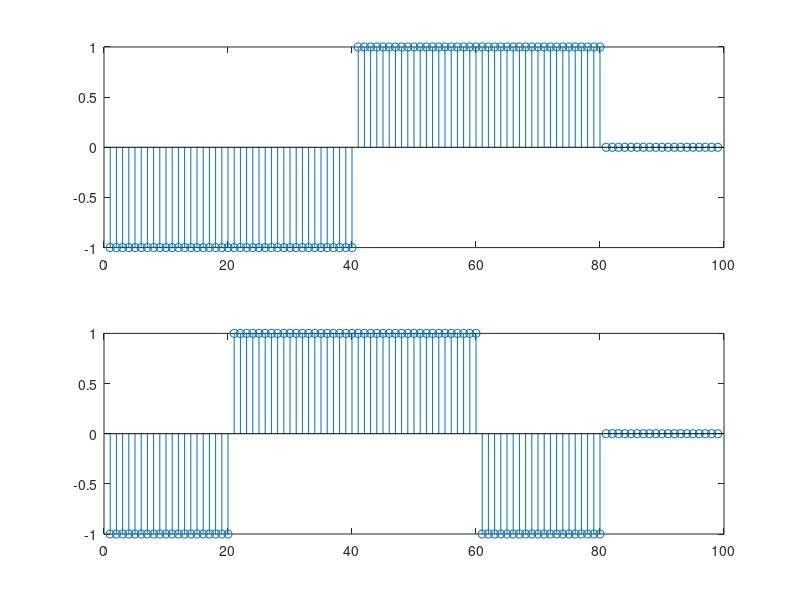

MATLAB code to generate this figure:
% N = 10000;
% % make 100 random bits of values +- 1
% bits = sign(randn(N,1));
bits = [-1,-1, -1,1, 1,1, 1,-1];

Symbol_period = 20;

% create a generic pulse of unit height
% with width equal to symbol period
pulse = ones(Symbol_period, 1);

% X is going to get upsampled
x = zeros(length(bits)/2,1);

for n = 1:length(x)
    m = 1+2*(n-1);
    if isequal(bits(m:m+1), [-1,-1])
        x(n) = -1 - 1i;
    elseif isequal(bits(m:m+1), [-1,1])
        x(n) = -1 + 1i;
    elseif isequal(bits(m:m+1), [1,1])
        x(n) = 1 + 1i;
    elseif isequal(bits(m:m+1), [1, -1])
        x(n) = 1 - 1i;
    end
end

x = upsample(x, Symbol_period);

% now convolve the single generic pulse with the spread-out bits
x_tx = conv(pulse, x);

% to visualize, make a stem plot
subplot(211)
stem(real(x_tx));
subplot(212)
stem(imag(x_tx));

% zero pad the beginning with 100000 samples to ensure that any glitch that
% happens when we start transmitting doesn't effect the data

x_tx = [zeros(100000, 1); x_tx;zeros(100000, 1)];


% here we write the data into a format that the USRP can understand
% specifically, we use float32 numbers with real followed by imaginary
% values

% first create a vector to store the interleaved real and imaginary values

tmp = zeros(length(x_tx)*2, 1);

% then assign the real part of x_tx to every other sample and the imaginary
% part to the remaining samples. In this example, the imaginary parts are
% all zero since our original signal is purely real, but we still have to
% write the zero values 

tmp(1:2:end) = real(x_tx);
tmp(2:2:end) = imag(x_tx);

% open a file to write in binary format 
f1 = fopen('tx2.dat', 'wb');
% write the values as a float32
fwrite(f1, tmp/2, 'float32');
% close the file
fclose(f1)